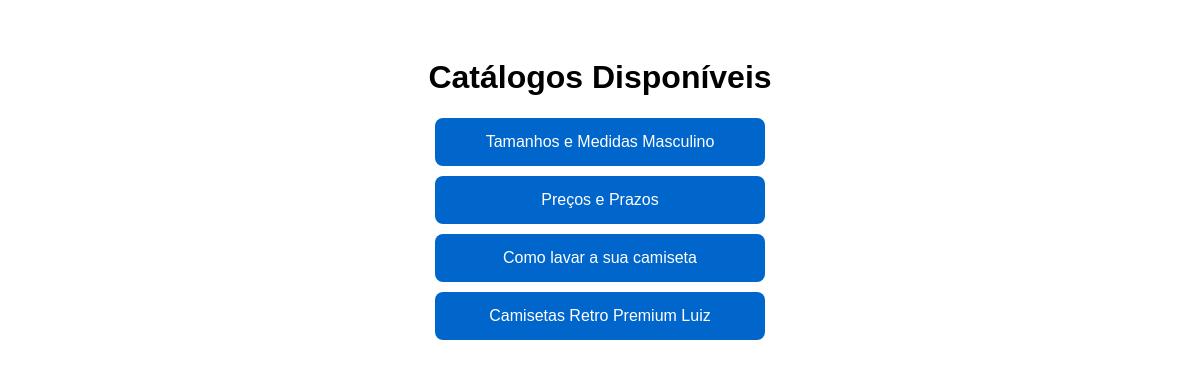
Before: / with the older database file.
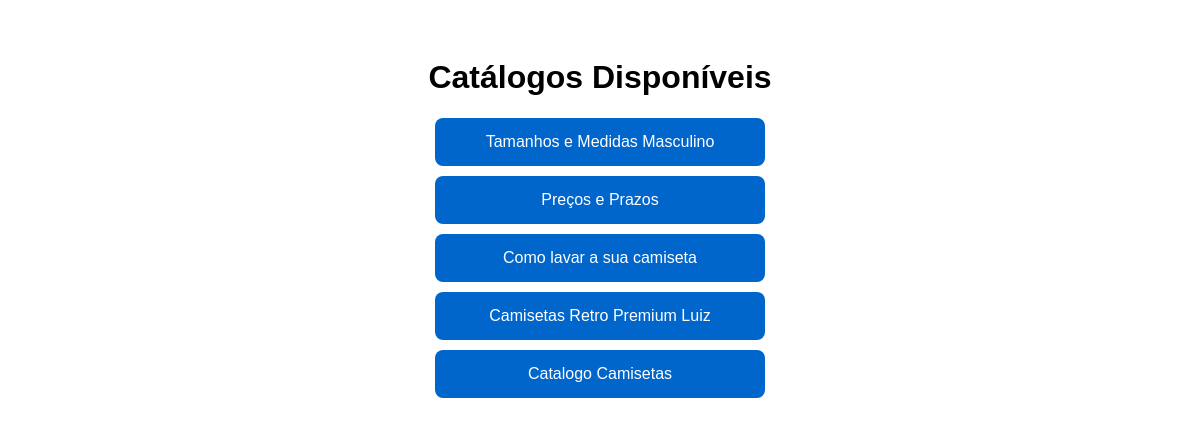
After: the same page with the newer database file.
### tables this page shows
CREATE TABLE catalogos (
    id INTEGER PRIMARY KEY AUTOINCREMENT,
    nome TEXT NOT NULL,
    link TEXT NOT NULL
);

### app.py (the view)
@app.route("/")
def index():
    conn = get_db_connection()
    catalogos = conn.execute('SELECT * FROM catalogos').fetchall()
    conn.close()
    return render_template("index.html", catalogos=catalogos)

### app.py (called while the page is built)
def get_db_connection():
    conn = sqlite3.connect('catalogos.db')
    conn.row_factory = sqlite3.Row
    return conn

### templates/index.html (shortened to what this page needs)
<!DOCTYPE html>
<html>
<head>
    <link rel="stylesheet" href="/static/style.css">
</head>
<body>
    <h1>Catálogos Disponíveis</h1>
    {% for item in catalogos %}
        <a class="btn" href="{{ item.link }}" target="_blank">{{ item.nome }}</a>
    {% endfor %}
</body>
</html>

### static/style.css (style rules this page uses)
body { font-family: sans-serif; text-align: center; padding: 30px; }
.btn { display: block; padding: 15px; margin: 10px auto; width: 300px; background-color: #0066cc; color: white; text-decoration: none; border-radius: 8px; }

Changed rows visible on the page:
added catalogos: nome "Catalogo Camisetas"
